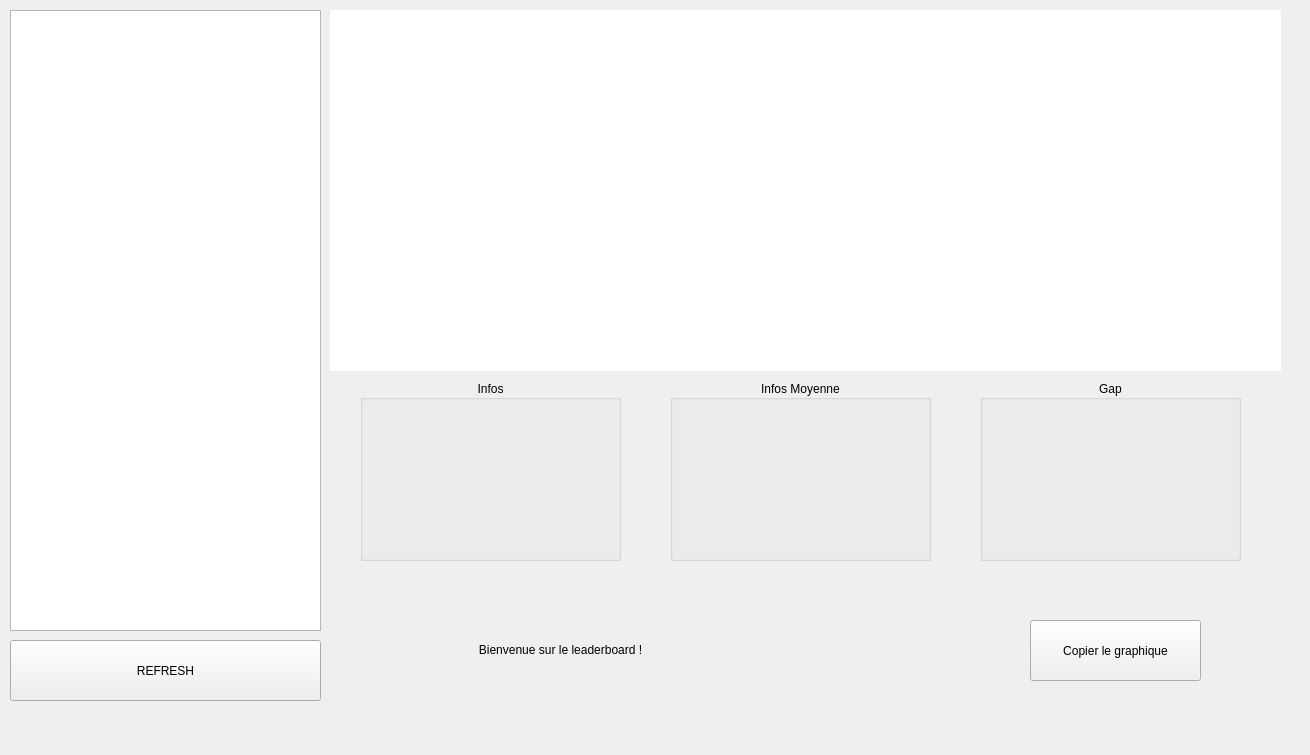
<?xml version="1.0" encoding="UTF-8"?>
<ui version="4.0">
 <class>ClassementPage</class>
 <widget class="QWidget" name="ClassementPage">
  <property name="geometry">
   <rect>
    <x>0</x>
    <y>0</y>
    <width>1310</width>
    <height>755</height>
   </rect>
  </property>
  <property name="windowTitle">
   <string>Classement</string>
  </property>
  <widget class="QGraphicsView" name="view_graph">
   <property name="geometry">
    <rect>
     <x>330</x>
     <y>10</y>
     <width>951</width>
     <height>361</height>
    </rect>
   </property>
   <property name="sizePolicy">
    <sizepolicy hsizetype="Expanding" vsizetype="Expanding">
     <horstretch>0</horstretch>
     <verstretch>0</verstretch>
    </sizepolicy>
   </property>
   <property name="autoFillBackground">
    <bool>false</bool>
   </property>
   <property name="styleSheet">
    <string notr="true">border: 0;</string>
   </property>
   <property name="frameShape">
    <enum>QFrame::Shape::NoFrame</enum>
   </property>
  </widget>
  <widget class="QGroupBox" name="group_infos">
   <property name="geometry">
    <rect>
     <x>360</x>
     <y>380</y>
     <width>261</width>
     <height>181</height>
    </rect>
   </property>
   <property name="title">
    <string>Infos</string>
   </property>
   <property name="alignment">
    <set>Qt::AlignmentFlag::AlignCenter</set>
   </property>
   <layout class="QHBoxLayout" name="layout_infos">
    <property name="spacing">
     <number>10</number>
    </property>
    <property name="leftMargin">
     <number>8</number>
    </property>
    <property name="topMargin">
     <number>10</number>
    </property>
    <property name="rightMargin">
     <number>8</number>
    </property>
    <property name="bottomMargin">
     <number>8</number>
    </property>
    <item>
     <widget class="QLabel" name="label_data_left">
      <property name="sizePolicy">
       <sizepolicy hsizetype="Expanding" vsizetype="Expanding">
        <horstretch>1</horstretch>
        <verstretch>1</verstretch>
       </sizepolicy>
      </property>
      <property name="text">
       <string/>
      </property>
      <property name="alignment">
       <set>Qt::AlignmentFlag::AlignLeading|Qt::AlignmentFlag::AlignLeft|Qt::AlignmentFlag::AlignTop</set>
      </property>
      <property name="wordWrap">
       <bool>false</bool>
      </property>
     </widget>
    </item>
    <item>
     <widget class="QLabel" name="label_data_right">
      <property name="sizePolicy">
       <sizepolicy hsizetype="Expanding" vsizetype="Expanding">
        <horstretch>1</horstretch>
        <verstretch>1</verstretch>
       </sizepolicy>
      </property>
      <property name="text">
       <string/>
      </property>
      <property name="alignment">
       <set>Qt::AlignmentFlag::AlignRight|Qt::AlignmentFlag::AlignTop|Qt::AlignmentFlag::AlignTrailing</set>
      </property>
      <property name="wordWrap">
       <bool>false</bool>
      </property>
     </widget>
    </item>
   </layout>
  </widget>
  <widget class="QGroupBox" name="group_avg">
   <property name="geometry">
    <rect>
     <x>670</x>
     <y>380</y>
     <width>261</width>
     <height>181</height>
    </rect>
   </property>
   <property name="title">
    <string>Infos Moyenne</string>
   </property>
   <property name="alignment">
    <set>Qt::AlignmentFlag::AlignCenter</set>
   </property>
   <layout class="QHBoxLayout" name="layout_avg">
    <property name="spacing">
     <number>10</number>
    </property>
    <property name="leftMargin">
     <number>8</number>
    </property>
    <property name="topMargin">
     <number>10</number>
    </property>
    <property name="rightMargin">
     <number>8</number>
    </property>
    <property name="bottomMargin">
     <number>8</number>
    </property>
    <item>
     <widget class="QLabel" name="label_avg_left">
      <property name="sizePolicy">
       <sizepolicy hsizetype="Expanding" vsizetype="Expanding">
        <horstretch>1</horstretch>
        <verstretch>1</verstretch>
       </sizepolicy>
      </property>
      <property name="text">
       <string/>
      </property>
      <property name="alignment">
       <set>Qt::AlignmentFlag::AlignLeading|Qt::AlignmentFlag::AlignLeft|Qt::AlignmentFlag::AlignTop</set>
      </property>
      <property name="wordWrap">
       <bool>false</bool>
      </property>
     </widget>
    </item>
    <item>
     <widget class="QLabel" name="label_avg_right">
      <property name="sizePolicy">
       <sizepolicy hsizetype="Expanding" vsizetype="Expanding">
        <horstretch>1</horstretch>
        <verstretch>1</verstretch>
       </sizepolicy>
      </property>
      <property name="text">
       <string/>
      </property>
      <property name="alignment">
       <set>Qt::AlignmentFlag::AlignRight|Qt::AlignmentFlag::AlignTop|Qt::AlignmentFlag::AlignTrailing</set>
      </property>
      <property name="wordWrap">
       <bool>false</bool>
      </property>
     </widget>
    </item>
   </layout>
  </widget>
  <widget class="QGroupBox" name="group_gap">
   <property name="geometry">
    <rect>
     <x>980</x>
     <y>380</y>
     <width>261</width>
     <height>181</height>
    </rect>
   </property>
   <property name="title">
    <string>Gap</string>
   </property>
   <property name="alignment">
    <set>Qt::AlignmentFlag::AlignCenter</set>
   </property>
   <layout class="QHBoxLayout" name="layout_gap">
    <property name="spacing">
     <number>10</number>
    </property>
    <property name="leftMargin">
     <number>8</number>
    </property>
    <property name="topMargin">
     <number>10</number>
    </property>
    <property name="rightMargin">
     <number>8</number>
    </property>
    <property name="bottomMargin">
     <number>8</number>
    </property>
    <item>
     <widget class="QLabel" name="label_gap_left">
      <property name="sizePolicy">
       <sizepolicy hsizetype="Expanding" vsizetype="Expanding">
        <horstretch>1</horstretch>
        <verstretch>1</verstretch>
       </sizepolicy>
      </property>
      <property name="text">
       <string/>
      </property>
      <property name="alignment">
       <set>Qt::AlignmentFlag::AlignLeading|Qt::AlignmentFlag::AlignLeft|Qt::AlignmentFlag::AlignTop</set>
      </property>
      <property name="wordWrap">
       <bool>false</bool>
      </property>
     </widget>
    </item>
    <item>
     <widget class="QLabel" name="label_gap_right">
      <property name="sizePolicy">
       <sizepolicy hsizetype="Expanding" vsizetype="Expanding">
        <horstretch>1</horstretch>
        <verstretch>1</verstretch>
       </sizepolicy>
      </property>
      <property name="text">
       <string/>
      </property>
      <property name="alignment">
       <set>Qt::AlignmentFlag::AlignRight|Qt::AlignmentFlag::AlignTop|Qt::AlignmentFlag::AlignTrailing</set>
      </property>
      <property name="wordWrap">
       <bool>false</bool>
      </property>
     </widget>
    </item>
   </layout>
  </widget>
  <widget class="QListWidget" name="list_players">
   <property name="geometry">
    <rect>
     <x>10</x>
     <y>10</y>
     <width>311</width>
     <height>621</height>
    </rect>
   </property>
   <property name="alternatingRowColors">
    <bool>false</bool>
   </property>
   <property name="uniformItemSizes">
    <bool>false</bool>
   </property>
  </widget>
  <widget class="QPushButton" name="button_refresh">
   <property name="geometry">
    <rect>
     <x>10</x>
     <y>640</y>
     <width>311</width>
     <height>61</height>
    </rect>
   </property>
   <property name="text">
    <string>REFRESH</string>
   </property>
  </widget>
  <widget class="QLabel" name="labelDynamic">
   <property name="geometry">
    <rect>
     <x>410</x>
     <y>640</y>
     <width>301</width>
     <height>20</height>
    </rect>
   </property>
   <property name="text">
    <string>Bienvenue sur le leaderboard !</string>
   </property>
   <property name="alignment">
    <set>Qt::AlignmentFlag::AlignCenter</set>
   </property>
  </widget>
  <widget class="QLabel" name="confirm_copy">
   <property name="geometry">
    <rect>
     <x>800</x>
     <y>640</y>
     <width>151</width>
     <height>31</height>
    </rect>
   </property>
   <property name="text">
    <string/>
   </property>
   <property name="alignment">
    <set>Qt::AlignmentFlag::AlignCenter</set>
   </property>
  </widget>
  <widget class="QPushButton" name="copy_graph">
   <property name="geometry">
    <rect>
     <x>1030</x>
     <y>620</y>
     <width>171</width>
     <height>61</height>
    </rect>
   </property>
   <property name="text">
    <string>Copier le graphique</string>
   </property>
  </widget>
 </widget>
 <resources/>
 <connections/>
</ui>
